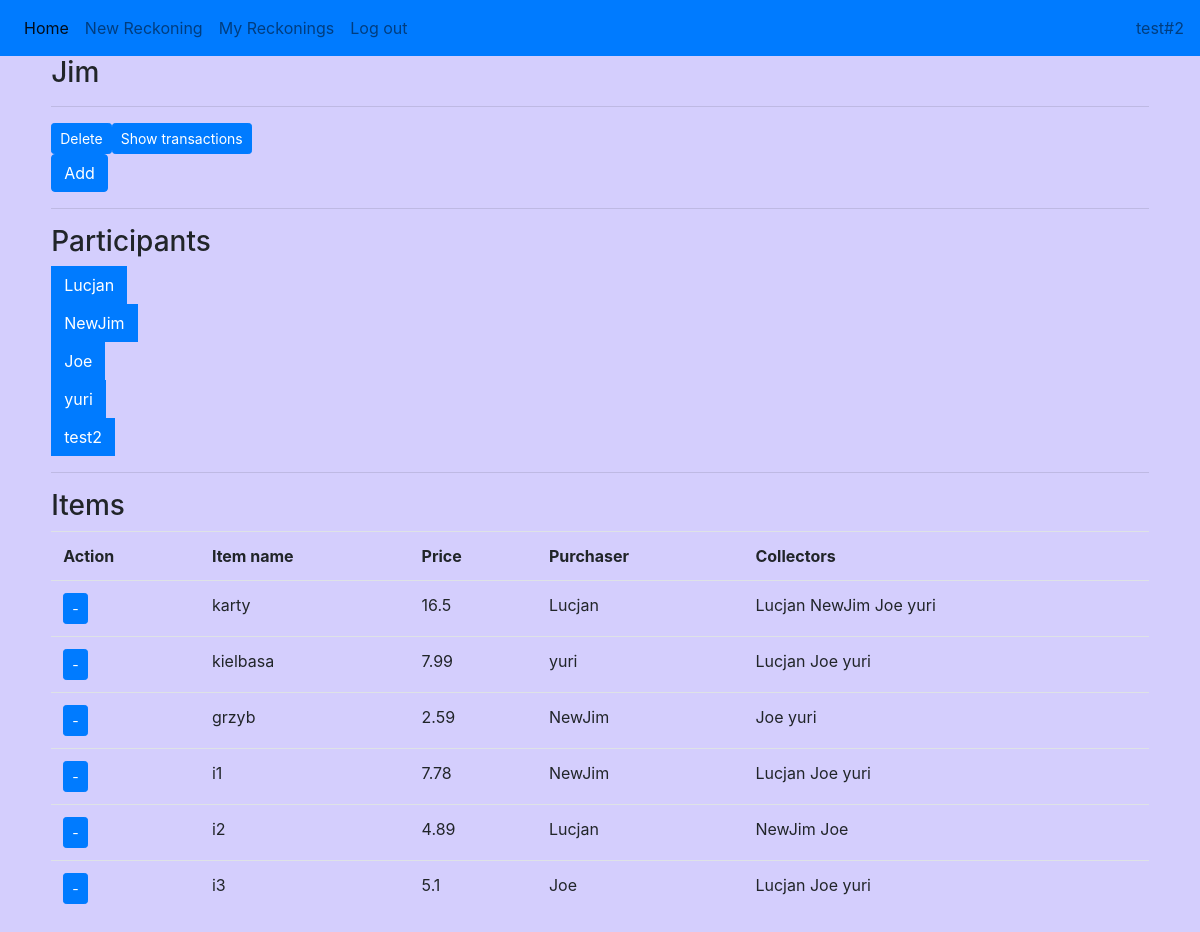
/reckon/23 (signed in), run on an earlier commit of the app's database.
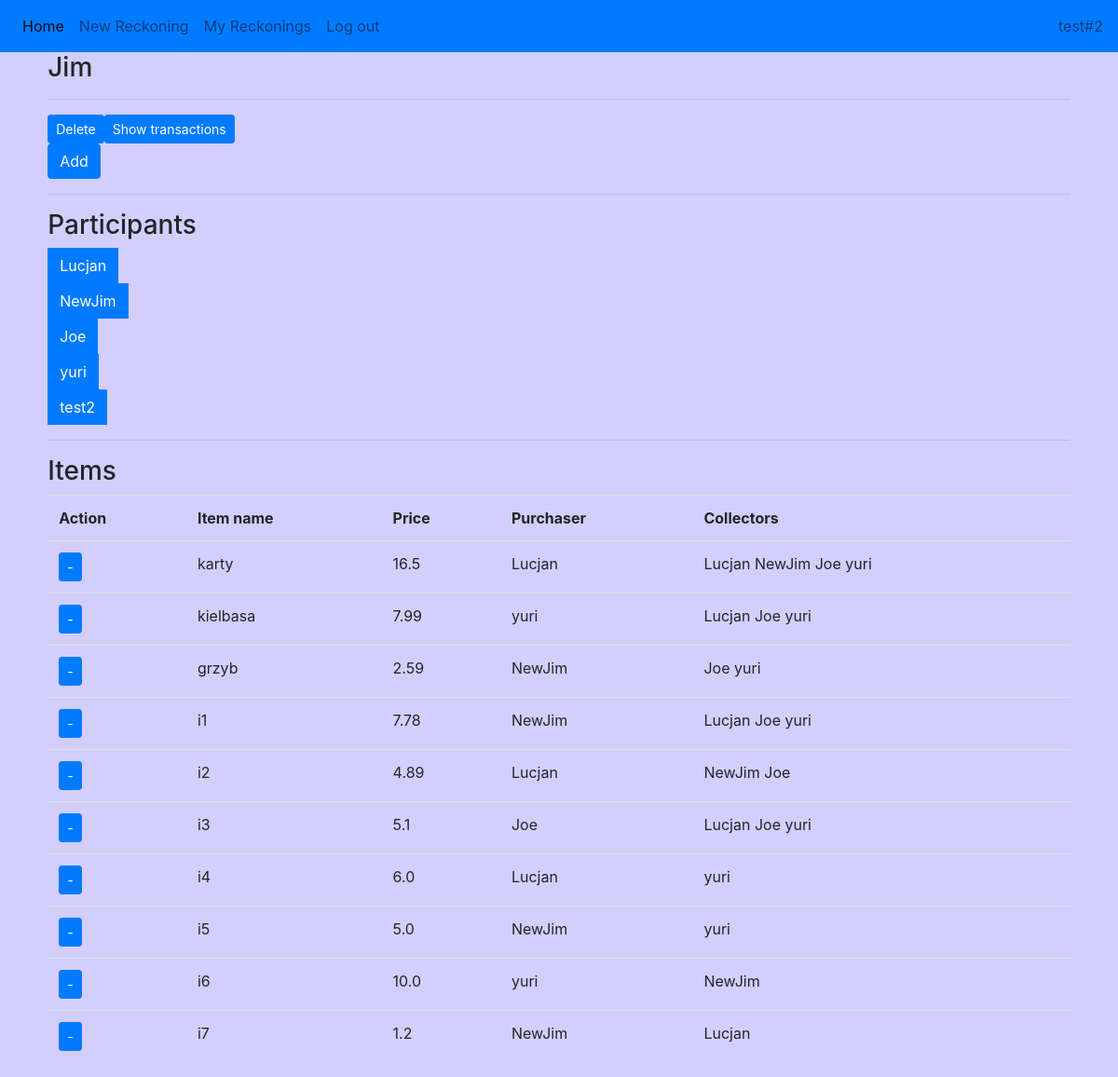
And on a later commit of the database.
### main/models.py (models this page shows, shortened)
class Sheet(models.Model):
    user = models.ForeignKey(User, on_delete=models.CASCADE, related_name="sheet", null=True)
    name = models.CharField(max_length=30)
    unapproved_item = models.CharField(max_length=30 ,default='')
    def __str__(self):
        return self.name

class Person(models.Model):
    sheet = models.ForeignKey(Sheet, on_delete=models.CASCADE)
    name = models.CharField(max_length=20)
    balance = models.FloatField(default=0)
    def __str__(self):
        return self.name

class Item(models.Model):
    sheet = models.ForeignKey(Sheet, on_delete=models.CASCADE)
    person = models.ForeignKey(Person, on_delete=models.CASCADE)
    name = models.CharField(max_length=30)
    value = models.FloatField()

### main/views.py (the view, shortened to what this page needs)
# urls.py: path('reckon/<int:sheetid>', views.reckon, name="reckon"),
def reckon(response, sheetid):
    if response.method == 'POST':
        if response.POST.get("delete"):
            view = Sheet.objects.get(user=response.user, name=response.POST.get("delete"))
            view.delete()
            return HttpResponseRedirect('/sheets/', {})
        elif response.POST.get("addperson"):
            view = Sheet.objects.get(user=response.user, name=response.POST.get("addperson"))
            addperson = addPerson(response.POST)
            if addperson.is_valid():
                person = Person(sheet=view, name=addperson.cleaned_data["name"])
                print(person)
                person.save()
            return HttpResponseRedirect('/sheets/', {})
        elif response.POST.get("additem"):
            view = Sheet.objects.get(user=response.user, name=response.POST.get("additem"))
            additem = addItem(response.POST)
            postPay = response.POST.get("pay")
            print(postPay)
            if additem.is_valid():
                postValue = additem.cleaned_data["value"]
                postItem = additem.cleaned_data["item"]
                print("||||||||||||") #www
                print(postValue)
                print(postItem)
                if Person.objects.filter(sheet=view, name=postPay).exists():
                    new_item = Item(sheet=view, person=Person.objects.get(sheet=view, name=postPay), name=postItem, value=postValue)
                    print(new_item)
                    test = Person.objects.get(sheet=view, name=postPay)
                    test.balance -= postValue
                    test.save()
                    new_item.save()
                else:
                    newPerson = Person(sheet=view, name=postPay, balance=-postValue)
                    print(newPerson)
                    newPerson.save()
                    new_item = Item(sheet=view, person=newPerson, name=postItem, value=postValue)
                    print(new_item)
                    new_item.save()
                view.unapproved_item = postItem
                view.save()
                return HttpResponseRedirect('/reckon/{}/{}'.format(view.id, postItem))
            return HttpResponseRedirect('/reckon/{}'.format(view.id))
        elif response.POST.get("show"):
            if not Sheet.objects.filter(user=response.user, id=int(response.POST.get("show"))).exists():
                s = Sheet.objects.get(id=int(response.POST.get("show")))
                view = SharedSheet.objects.get(user=response.user, sheet=s)
                if view:
                    view = view.sheet
            else:
                view = Sheet.objects.get(user=response.user, id=sheetid)
            return HttpResponseRedirect('/{}/transactions'.format(view.id))
        elif response.POST.get("item_delete"):
            view = Sheet.objects.get(user=response.user, id=sheetid)
            item = Item.objects.get(sheet=view, name=response.POST.get("item_delete"))
            item.person.balance += item.value
            item.person.save()
            for debtor in Debtor.objects.filter(item=item):
                debtor.person.balance -= debtor.share/100 * item.value
                debtor.person.save()
            item.delete()
            return HttpResponseRedirect('/sheets/', {})
        elif response.POST.get("linkperson"):
            view = Sheet.objects.get(user=response.user, id=response.POST.get("linkperson"))
            linkperson = linkPerson(response.POST)
            if linkperson.is_valid() and User.objects.get(id=linkperson.cleaned_data["name"]):
                link = SharedSheet(user=User.objects.get(id=linkperson.cleaned_data["name"]),sheet=view)
                print(link)
                link.save()
            return HttpResponseRedirect('/sheets/', {})
        else:
            return HttpResponseRedirect('/', {})
    else:
        if not Sheet.objects.filter(user=response.user, id=sheetid).exists():
            s = Sheet.objects.get(id=sheetid)
            view = SharedSheet.objects.get(user=response.user, sheet=s)
            if view:
                view = view.sheet
        else:
            view = Sheet.objects.get(user=response.user, id=sheetid)
        ownership = True
        if view.user != response.user:
            ownership = False
        print(view)
        people = [i for i in Person.objects.filter(sheet=view)]
        for item in Item.objects.filter(sheet=view):
            item.value = round(item.value,2)
        items = [i for i in Item.objects.filter(sheet=view)]
        debtors = [[i.person.name for i in Debtor.objects.filter(item=j)] for j in Item.objects.filter(sheet=view)]
        print(debtors)
        addperson = addPerson()
        additem = addItem()
        linkperson = linkPerson()
        return render(response, "main/reckon.html",
            {"view": view, "people": people, "items": items, "debtors": debtors,
            "addperson": addperson, "additem": additem, "linkperson": linkperson, "ownership": ownership})

### main/templates/main/reckon.html (shortened to what this page needs)
{% extends 'main/base.html' %}
{% block content %}
    <h3>{{view.name}}</h3>
    <hr>
    <div>
        <div class="input-group">
            <form method="post", action="/reckon/{{view.id}}">
                {% if ownership %}
                    <button type="submit", name="delete", value="{{view.name}}" class="btn btn-primary btn-sm">Delete</button>
                {% else %}
                    <button type="submit" name="delete", value="{{view.name}}" class="btn btn-primary btn-sm disabled" disabled>Delete</button>
                {% endif %}
            </form>
            <form method="post", action="/reckon/{{view.id}}">
                <button type="submit", name="show", value="{{view.id}}" class="btn btn-primary btn-sm">Show transactions</button>
            </form>
        </div>
        <p>
            {% if ownership %}
                <button class="btn btn-primary" type="button" data-toggle="collapse" data-target="#adding-options" aria-expanded="false" aria-controls="adding-options">
                    Add
                </button>
            {% else %}
                <button class="btn btn-primary disabled" type="button" data-toggle="collapse" data-target="#adding-options" aria-expanded="false" aria-controls="adding-options" disabled>
                    Add
                </button>
            {% endif %}
        </p>
        <hr>
        <div >
            <h3>Participants</h3>
            {% for i in people %}
                <div class="input-group">
                    <p>
                        <div class="input-group-prepend">
                            <button class="btn btn-primary" type="button" data-toggle="collapse" data-target="#{{i.name}}" aria-expanded="false" aria-controls="collapseExample">
                                {{i.name}}
                            </button>
                        </div>
                    </p>
                </div>
            {% endfor %}
        </div>
        <hr>
        <div>
            <form method="post", action="/reckon/{{view.id}}">
                <h3>Items</h3>
                <table class="table table-hover">
                    <tr>
                        <th>Action</th>
                        <th>Item name</th>
                        <th>Price</th>
                        <th>Purchaser</th>
                        <th>Collectors</th>
                    </tr>
                    {% for i in items %}
                        <tr>
                            {% if ownership %}
                                <td><button type="submit", name="item_delete", value="{{i.name}}" class="btn btn-primary btn-sm">-</button></td>
                            {% else %}
                                <td><button type="submit" name="item_delete", value="{{i.name}}" class="btn btn-primary btn-sm disabled" disabled>-</button></td>
                            {% endif %}
                            <td>{{i.name}}</td>
                            <td>{{i.value}}</td>
                            <td>{{i.person}}</td>
                            <td>
                                {% for j in debtors %}
                                    {% if forloop.counter == forloop.parentloop.counter %}
                                        {% for k in j %}
                                        {{k}}
                                        {% endfor %}
                                    {% endif %}
                                {% endfor %}
                            </td>
                        </tr>
                    {% endfor %}
                </table>
            </form>
        </div>
    </div>
{% endblock content %}

### main/templates/main/base.html (shortened to what this page needs)
<!doctype html>
<html lang="en">
<head>
    <link rel="stylesheet" href="https://cdn.jsdelivr.net/npm/bootstrap@4.3.1/dist/css/bootstrap.min.css">
</head>
<body style="background-color: #d4cefd;">
    <nav class="navbar navbar-expand-lg navbar-light bg-primary">
        <div class="navbar-collapse offcanvas-collapse">
            <ul class="navbar-nav mr-auto">
                <li class="nav-item active">
                    <a class="nav-link" href="/">Home</a>
                </li>
                {% if user.is_authenticated %}
                    <li class="nav-item">
                        <a class="nav-link" href="/create">New Reckoning</a>
                    </li>
                    <li class="nav-item">
                        <a class="nav-link" href="/sheets">My Reckonings</a>
                    </li>
                    <li class="nav-item">
                        <a class="nav-link" href="/logout">Log out</a>
                    </li>
                {% endif %}
            </ul>
            {% if user.is_authenticated %}
                <span class="navbar-text">
                    {{ user.username }}#{{ user.id }}
                </span>
            {% endif %}
        </div>
    </nav>
    <div id="content" class="main">
        <div class="row justify-content-center">
            <div class="col-11">
                {% if user.is_authenticated %}
                    {% block content %}
                    {% endblock content %}
                {% else %}
                    <a href="/login">You are not logged in</a>
                    <p>Sample account is "test" "qwe123123"</p>
                    {% block log_in %}
                    {% endblock log_in %}
                {% endif %}
            </div>
        </div>
    </div>
</body>
</html>

What changed in the data, as far as the page shows it:
added Item: name "i4", value "6.0", person "Lucjan", j "yuri"
added Item: name "i5", value "5.0", person "NewJim", j "yuri"
added Item: name "i6", value "10.0", person "yuri", j "NewJim"
added Item: name "i7", value "1.2", person "NewJim", j "Lucjan"
